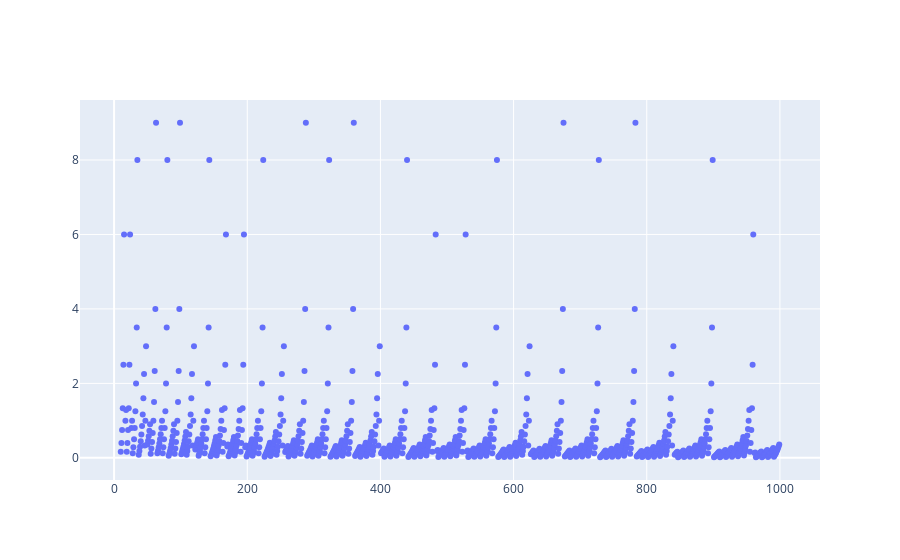

The notebook cell saved with this chart:
### Code cell
# plot of the digital root of the number x divided by the digital root of the ditance to the positive PSN
data=[go.Scatter(x=[x[0] for x in result], y=[(x[1]/x[5]) for x in result], mode='markers')]
fig = go.Figure(data)
fig.show()

### Figure 1 — Plotly figure (JSON) as saved in the notebook; plotly's stock layout.template omitted (floating-point values rounded to 4 significant figures; data arrays with more than 128 entries replaced by an {"elided": "..."} marker saying what was removed)
{"data": [{"mode": "markers", "type": "scatter", "x": {"elided": "990 int values"}, "y": {"elided": "990 float values"}}], "layout": {}}
